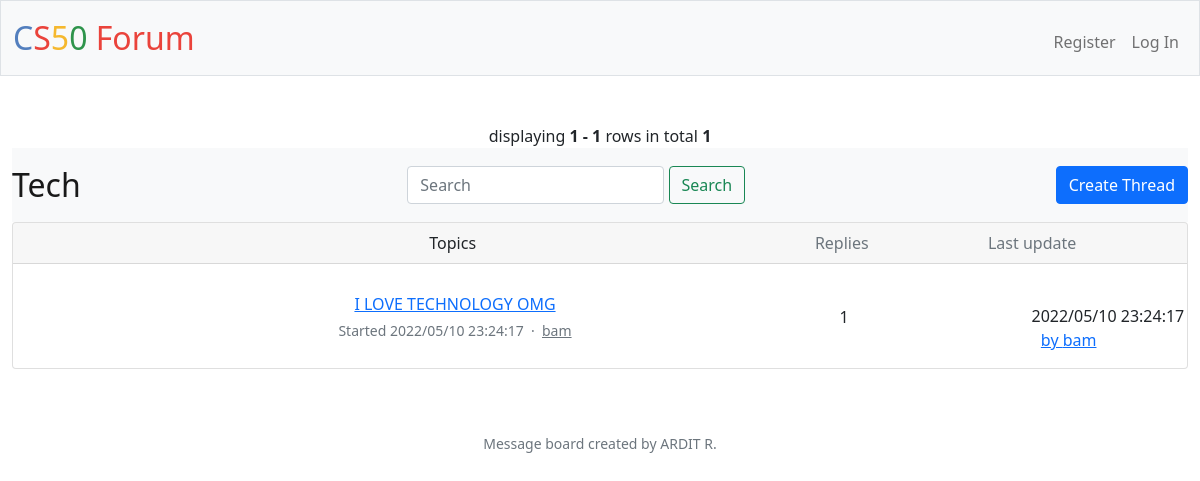
Page /tech on the committed database.
### tables this page shows
CREATE TABLE thread (id INTEGER PRIMARY KEY AUTOINCREMENT NOT NULL, user TEXT NOT NULL, title TEXT NOT NULL, replies INTEGER NOT NULL DEFAULT 1, board TEXT NOT NULL, creation TEXT NOT NULL, latest TEXT NOT NULL, user_id INTEGER CANNOT BE NULL, latest_user TEXT, latest_id INTEGER);

### app.py (the view)
@app.route("/tech")
def tech():
    try:
        id = session["user_id"]
    except KeyError:
        id = ""
    row_user = db.execute("SELECT * FROM users WHERE id = ?", id)
    if len(row_user) < 1:
        user = ""
    else:
        user = row_user[0]["username"]
    rows = db.execute("SELECT * FROM thread WHERE board = 'tech' ORDER BY latest DESC")
    page = request.args.get(get_page_parameter(), type=int, default=1)
    pagination = Pagination(page=page, per_page=5, total=len(rows), record_name='rows')
    i=(page-1) * 5
    rows1=rows[i:i+5]
    return render_template('tech.html', pagination=pagination, rows=rows1, user=user)

### app.py (called while the page is built)
@app.after_request
def after_request(response):
    response.headers["Cache-Control"] = "no-cache, no-store, must-revalidate"
    response.headers["Expires"] = 0
    response.headers["Pragma"] = "no-cache"
    return response

### templates/tech.html (shortened to what this page needs)
{% extends "layout.html" %}
{% block main %}
{{ pagination.info }}
    <nav class="navbar navbar-light bg-light">
        <a class="navbar-brand">Tech</a>
        <form action="/search" method="get" class="form-inline">
            <div class="d-flex">
                <input class="form-control mr-sm-2" type="search" placeholder="Search" aria-label="Search" name="search">
                <button class="btn btn-outline-success my-2 my-sm-0" type="submit">Search</button>
            </div>
        </form>
        <a href="/thread" class="btn btn-primary">Create Thread</a>
    </nav>
    <link href="https://code.ionicframework.com/ionicons/2.0.1/css/ionicons.min.css" rel="stylesheet">
    <div class="card mb-3">
        <div class="card-header pl-0 pr-0">
            <div class="row no-gutters w-100 align-items-center">
                <div class="col ml-3" style="position:relative; left:55px">Topics</div>
                <div class="col-4 text-muted">
                    <div class="row no-gutters align-items-center">
                        <div class="col-4">Replies</div>
                        <div class="col-8">Last update</div>
                    </div>
                </div>
            </div>
        </div>
                {% for row in rows %}
                <div class="card-body py-3">
                    <div class="row no-gutters align-items-center">
                        <div class="col"> <a href="/viewthread?id={{ row["id"] }}" class="text-big" data-abc="true">{{ row["title"] }}</a>
                            <div class="text-muted small mt-1">Started {{ row["creation"] }} &nbsp;·&nbsp; <a href="/profile?id={{ row["user_id"] }}" class="text-muted" data-abc="true">{{ row["user"] }}</a></div>
                        </div>
                        <div class="d-none d-md-block col-4">
                            <div class="row no-gutters align-items-center">
                                <div class="col-4" style="position:relative; top:25px; left:-15px">{{ row["replies"] }}</div>
                                    <div class="media-body flex-truncate ml-2">
                                        <div class="col-8" style="margin-left: 180px">{{ row["latest"] }}</div> <a href="/profile?id={{ row["latest_id"] }}" class="col-8" style="margin-left: 160px" data-abc="true">by {{ row["latest_user"] }}</a>
                                    </div>
                            </div>
                        </div>
                    </div>
                </div>
                {% endfor %}
        </div>
{% endblock %}

### static/styles.css (style rules this page uses)
nav .navbar-brand { font-size: xx-large; }

### rows in the picture
thread: title "I LOVE TECHNOLOGY OMG", creation "2022/05/10 23:24:17", user "bam", replies "1", latest "2022/05/10 23:24:17", latest_user "bam"

### other values in the picture
{{ pagination.info }} "displaying 1 - 1 rows in total 1"
